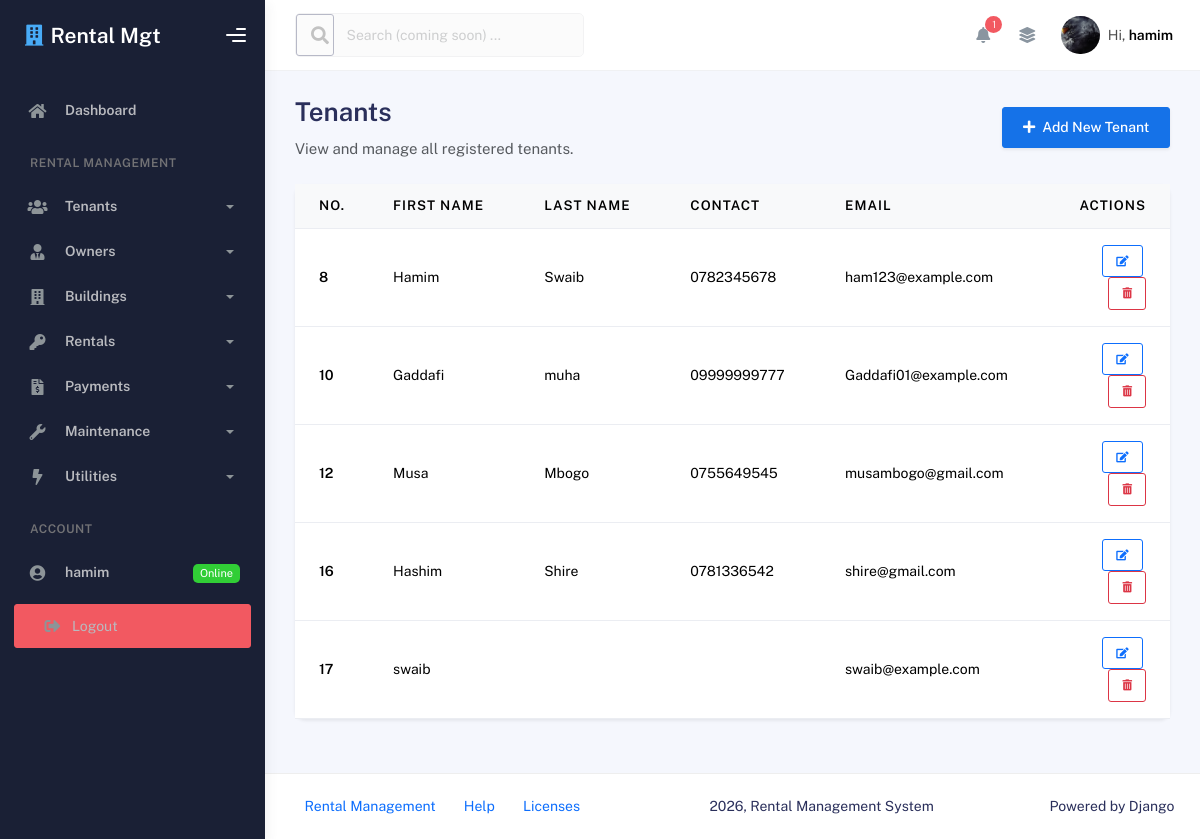
Page /tenant/ (signed in) on the committed database.
### App/models.py (models this page shows)
class Tenant(models.Model):
    user = models.OneToOneField(User, on_delete=models.SET_NULL, null=True, blank=True, related_name='tenant_profile')
    first_name = models.CharField(max_length=20)
    last_name = models.CharField(max_length=20)
    contact = models.CharField(max_length=20)
    email = models.EmailField(max_length=255)
    def __str__(self):
        return f"{self.first_name} {self.last_name}"

### App/views.py (the view)
    @login_required
    def _wrapped_view(req, *args, **kwargs):
        if not (req.user.is_staff or req.user.is_superuser):
            return redirect('tenant_dashboard_page')
        return view_func(req, *args, **kwargs)

### App/forms.py (shortened to what this page needs)
class TenantForm(ModelForm):
    username = forms.CharField(
        max_length=150,
        required=False,
        widget=forms.TextInput(attrs={'placeholder': 'Leave blank to use tenant name as username'}),
        help_text="Login username for the tenant (Default: first name)."
    )
    password = forms.CharField(
        max_length=128,
        required=False,
        widget=forms.PasswordInput(attrs={'placeholder': 'Leave blank for default: [lastname]1234'}),
        help_text="Login password for the tenant portal (Default: last name + 1234)."
    )
    class Meta:
        model = Tenant
        fields = ['first_name', 'last_name', 'contact', 'email']
    def __init__(self, *args, **kwargs):
        super().__init__(*args, **kwargs)
        linked_user = getattr(self.instance, 'user', None)
        if self.instance and self.instance.pk and linked_user:
            self.fields['username'].initial = linked_user.username
            self.fields['username'].help_text = "Linked login username for tenant."
            self.fields['password'].help_text = "Leave blank to keep existing password."

### App/context_processors.py (called while the page is built)
def admin_notifications_processor(request):
    if not request.user.is_authenticated:
        return {}
    is_admin = request.user.is_staff or request.user.is_superuser
    context = {
        'is_admin': is_admin,
    }
    if is_admin:
        pending_requests = Maintenance.objects.filter(status='Pending').select_related(
            'rental__tenant', 'rental__building'
        ).order_by('-id')
        context['admin_notifications'] = pending_requests[:10]
        context['admin_notifications_count'] = pending_requests.count()
    else:
        tenant = getattr(request.user, 'tenant_profile', None)
        if not tenant:
            tenant = Tenant.objects.filter(email__iexact=request.user.email).first()
        context['tenant_profile'] = tenant
    return context

### App/views.py (called while the page is built)
def admin_required(view_func):
    @login_required
    def _wrapped_view(req, *args, **kwargs):
        if not (req.user.is_staff or req.user.is_superuser):
            return redirect('tenant_dashboard_page')
        return view_func(req, *args, **kwargs)
    return _wrapped_view

### App/templates/tenant_list.html (shortened to what this page needs)
{% extends 'base.html' %}
{% load crispy_forms_tags %}
{% block content %}
<div class="d-flex justify-content-between align-items-center mb-4">
    <div>
        <h2 class="fw-bold mb-1">Tenants</h2>
        <p class="text-muted mb-0">View and manage all registered tenants.</p>
    </div>
    <button type="button" class="btn btn-primary shadow-sm" data-bs-toggle="modal" data-bs-target="#addTenantModal">
        <i class="fas fa-plus me-1"></i> Add New Tenant
    </button>
</div>
<div class="card shadow-sm border-0">
    <div class="card-body p-0">
        <div class="table-responsive">
            <table class="table table-hover align-middle mb-0">
                <thead class="table-light">
                    <tr>
                        <th scope="col" style="width: 70px;">No.</th>
                        <th scope="col">First Name</th>
                        <th scope="col">Last Name</th>
                        <th scope="col">Contact</th>
                        <th scope="col">Email</th>
                        <th scope="col" class="text-end" style="width: 120px;">Actions</th>
                    </tr>
                </thead>
                <tbody>
                    {% for tenant in tenants %}
                    <tr>
                        <td class="fw-bold">{{ tenant.id }}</td>
                        <td>{{ tenant.first_name }}</td>
                        <td>{{ tenant.last_name }}</td>
                        <td>{{ tenant.contact }}</td>
                        <td>{{ tenant.email }}</td>
                        <td class="text-end">
                            <a href="{% url 'edit_tenant_page' tenant.id %}" class="btn btn-sm btn-outline-primary me-1" title="Edit">
                                <i class="fas fa-edit"></i>
                            </a>
                            <form method="POST" action="{% url 'delete_tenant_page' tenant.id %}" class="d-inline"
                                  onsubmit="return confirm('Are you sure you want to delete this Tenant?')">
                                <button type="submit" class="btn btn-sm btn-outline-danger" title="Delete">
                                    <i class="fas fa-trash-alt"></i>
                                </button>
                            </form>
                        </td>
                    </tr>
                    {% endfor %}
                </tbody>
            </table>
        </div>
    </div>
</div>
{% endblock content %}

### App/templates/base.html (shortened to what this page needs)
{% load static %}
<!DOCTYPE html>
<html lang="en">
<head>
    <link rel="stylesheet" href="{% static 'assets/css/bootstrap.min.css' %}" />
    <link rel="stylesheet" href="{% static 'assets/css/plugins.min.css' %}" />
    <link rel="stylesheet" href="{% static 'assets/css/kaiadmin.min.css' %}" />
</head>
<body>
    <div class="wrapper">
      <div class="sidebar" data-background-color="dark">
        <div class="sidebar-logo">
          <div class="logo-header" data-background-color="dark">
            <a href="{% url 'index_page' %}" class="logo text-white text-decoration-none d-flex align-items-center">
              <i class="fas fa-building text-info me-2 fs-4"></i>
              <span class="fw-bold fs-4 text-white">Rental Mgt</span>
            </a>
            <div class="nav-toggle">
              <button class="btn btn-toggle toggle-sidebar">
                <i class="gg-menu-right"></i>
              </button>
            </div>
          </div>
        </div>
        <div class="sidebar-wrapper scrollbar scrollbar-inner">
          <div class="sidebar-content">
            <ul class="nav nav-secondary">
              <li class="nav-item">
                <a href="{% url 'index_page' %}">
                  <i class="fas fa-home"></i>
                  <p>Dashboard</p>
                </a>
              </li>
              <li class="nav-section">
                <h4 class="text-section">Rental Management</h4>
              </li>
              <li class="nav-item">
                <a data-bs-toggle="collapse" href="#tenantsMenu">
                  <i class="fas fa-users"></i>
                  <p>Tenants</p>
                  <span class="caret"></span>
                </a>
              </li>
              <li class="nav-item">
                <a data-bs-toggle="collapse" href="#ownersMenu">
                  <i class="fas fa-user-tie"></i>
                  <p>Owners</p>
                  <span class="caret"></span>
                </a>
              </li>
              <li class="nav-item">
                <a data-bs-toggle="collapse" href="#buildingsMenu">
                  <i class="fas fa-building"></i>
                  <p>Buildings</p>
                  <span class="caret"></span>
                </a>
              </li>
              <li class="nav-item">
                <a data-bs-toggle="collapse" href="#rentalsMenu">
                  <i class="fas fa-key"></i>
                  <p>Rentals</p>
                  <span class="caret"></span>
                </a>
              </li>
              <li class="nav-item">
                <a data-bs-toggle="collapse" href="#paymentsMenu">
                  <i class="fas fa-file-invoice-dollar"></i>
                  <p>Payments</p>
                  <span class="caret"></span>
                </a>
              </li>
              <li class="nav-item">
                <a data-bs-toggle="collapse" href="#maintenanceMenu">
                  <i class="fas fa-wrench"></i>
                  <p>Maintenance</p>
                  <span class="caret"></span>
                </a>
              </li>
              <li class="nav-item">
                <a data-bs-toggle="collapse" href="#utilitiesMenu">
                  <i class="fas fa-bolt"></i>
                  <p>Utilities</p>
                  <span class="caret"></span>
                </a>
              </li>
              <li class="nav-section">
                <h4 class="text-section">Account</h4>
              </li>
              {% if user.is_authenticated %}
                <li class="nav-item">
                  <a href="#">
                    <i class="fas fa-user-circle"></i>
                    <p>{{ user.username }}</p>
                    <span class="badge badge-success">Online</span>
                  </a>
                </li>
                <li class="nav-item px-3 py-2">
                  <a href="{% url 'logout' %}" class="btn btn-danger btn-sm w-100 text-start text-white text-decoration-none">
                    <i class="fas fa-sign-out-alt me-2"></i> Logout
                  </a>
                </li>
              {% endif %}
            </ul>
          </div>
        </div>
      </div>
      <div class="main-panel">
        <div class="main-header">
          <nav
            class="navbar navbar-header navbar-header-transparent navbar-expand-lg border-bottom"
          >
            <div class="container-fluid">
              <nav
                class="navbar navbar-header-left navbar-expand-lg navbar-form nav-search p-0 d-none d-lg-flex"
              >
                <div class="input-group opacity-50" title="Search coming soon">
                  <div class="input-group-prepend">
                    <button type="button" class="btn btn-search pe-1" disabled>
                      <i class="fa fa-search search-icon"></i>
                    </button>
                  </div>
                  <input
                    type="text"
                    placeholder="Search (coming soon) ..."
                    class="form-control"
                    disabled
                  />
                </div>
              </nav>
              <ul class="navbar-nav topbar-nav ms-md-auto align-items-center">
                <li class="nav-item topbar-icon dropdown hidden-caret">
                  <a
                    class="nav-link dropdown-toggle"
                    href="#"
                    id="notifDropdown"
                    role="button"
                    data-bs-toggle="dropdown"
                    aria-haspopup="true"
                    aria-expanded="false"
                  >
                    <i class="fa fa-bell"></i>
                    {% if admin_notifications_count > 0 %}
                      <span class="notification bg-danger">{{ admin_notifications_count }}</span>
                    {% endif %}
                  </a>
                </li>
                <li class="nav-item topbar-icon dropdown hidden-caret">
                  <a
                    class="nav-link"
                    data-bs-toggle="dropdown"
                    href="#"
                    aria-expanded="false"
                  >
                    <i class="fas fa-layer-group"></i>
                  </a>
                </li>
                <li class="nav-item topbar-user dropdown hidden-caret">
                  <a
                    class="dropdown-toggle profile-pic"
                    data-bs-toggle="dropdown"
                    href="#"
                    aria-expanded="false"
                  >
                    <div class="avatar-sm">
                      <img
                        src="{% static 'assets/img/halo pic 1.jpg' %}"
                        alt="..."
                        class="avatar-img rounded-circle"
                      />
                    </div>
                    <span class="profile-username">
                      <span class="op-7">Hi,</span>
                      <span class="fw-bold">{{ user.username|default:"Guest" }}</span>
                    </span>
                  </a>
                </li>
              </ul>
            </div>
          </nav>
        </div>
        <div class="container">
          <div class="page-inner">
            {% block content %}
            {% endblock content %}
          </div>
        </div>
        <footer class="footer">
          <div class="container-fluid d-flex justify-content-between">
            <nav class="pull-left">
              <ul class="nav">
                <li class="nav-item">
                  <a class="nav-link" href="{% url 'index_page' %}">
                    Rental Management
                  </a>
                </li>
                <li class="nav-item">
                  <a class="nav-link" href="#"> Help </a>
                </li>
                <li class="nav-item">
                  <a class="nav-link" href="#"> Licenses </a>
                </li>
              </ul>
            </nav>
            <div class="copyright">
              2026, Rental Management System
            </div>
            <div>
              Powered by Django
            </div>
          </div>
        </footer>
      </div>
    </div>
</body>
</html>

### rows in the picture
Tenant: id "8", first_name "Hamim", last_name "Swaib", contact "0782345678", email "ham123@example.com"
Tenant: id "10", first_name "Gaddafi", last_name "muha", contact "09999999777", email "Gaddafi01@example.com"
Tenant: id "12", first_name "Musa", last_name "Mbogo", contact "0755649545", email "musambogo@gmail.com"
Tenant: id "16", first_name "Hashim", last_name "Shire", contact "0781336542", email "shire@gmail.com"
Tenant: id "17", first_name "swaib", email "swaib@example.com"

### other values in the picture
{{ user.username }} "hamim"
{{ admin_notifications_count }} "1"
{{ user.username|default:"Guest" }} "hamim"
